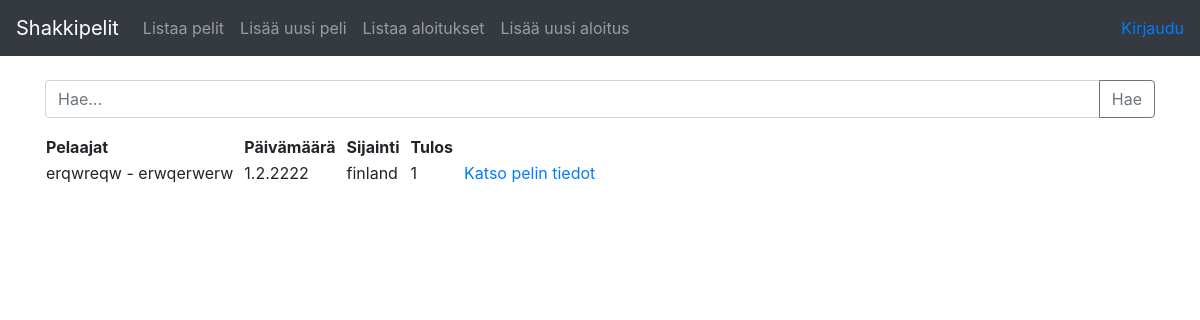
/games, run on the app's committed database.
### app/games/models.py (models this page shows, shortened)
class Game(db.Model):
    id = db.Column(db.Integer, primary_key=True)
    date_created = db.Column(db.DateTime, default=db.func.current_timestamp())
    date_modified = db.Column(db.DateTime, default=db.func.current_timestamp(),
    onupdate=db.func.current_timestamp())
    white_player = db.Column(db.String(144), nullable=False)
    black_player = db.Column(db.String(144), nullable=False)
    game_date = db.Column(db.String(144), nullable=False)
    game_location = db.Column(db.String(144), nullable=True)
    result = db.Column(db.Integer, nullable=True) # 1 for white, 0 for draw, -1 for black
    opening = db.Column(db.String(144), nullable=True)
    moves = db.Column(db.String(1000), nullable=True)
    account_id = db.Column(db.Integer, db.ForeignKey('account.id'), nullable=False)

### app/games/views.py (the view)
@app.route("/games", methods=["GET"])
def games_index():
    return render_template("games/list.html", games = Game.query.all())

### app/templates/games/list.html
{% extends "layout.html" %}
{% block body %}
  <form method="GET" action="{{ url_for('find_games') }}">
    <div class="input-group mb-3">
      <input name="query" type="text" class="form-control" placeholder="Hae..." aria-label="Haku" aria-describedby="button-addon2">
      <div class="input-group-append">
        <button class="btn btn-outline-secondary" type="submit" id="button-addon2">Hae</button>
      </div>
    </div>
  </form>
  <table>
    <tr>
      <th style="padding-right: 10px;">Pelaajat</th>
      <th style="padding-right: 10px;">Päivämäärä</th>
      <th style="padding-right: 10px;">Sijainti</th>
      <th style="padding-right: 10px;">Tulos</th>
      <th></th>
    </tr>
    {% for game in games %}
    <tr>
      <td style="padding-right: 10px;">{{ game.white_player }} - {{ game.black_player }}</td>
      <td style="padding-right: 10px;">{{ game.game_date }}</td>
      <td style="padding-right: 10px;">{{ game.game_location }}</td>
      <td style="padding-right: 10px;">{{ game.result }}</td>
      <td><a href="{{ url_for('game_view', game_id=game.id) }}">Katso pelin tiedot</a>
      </td>
    </tr>
    {% endfor %}
  </table>
{% endblock %}

### data on the page
Game: white_player "erqwreqw", black_player "erwqerwerw", game_date "1.2.2222", game_location "finland", result "1"
